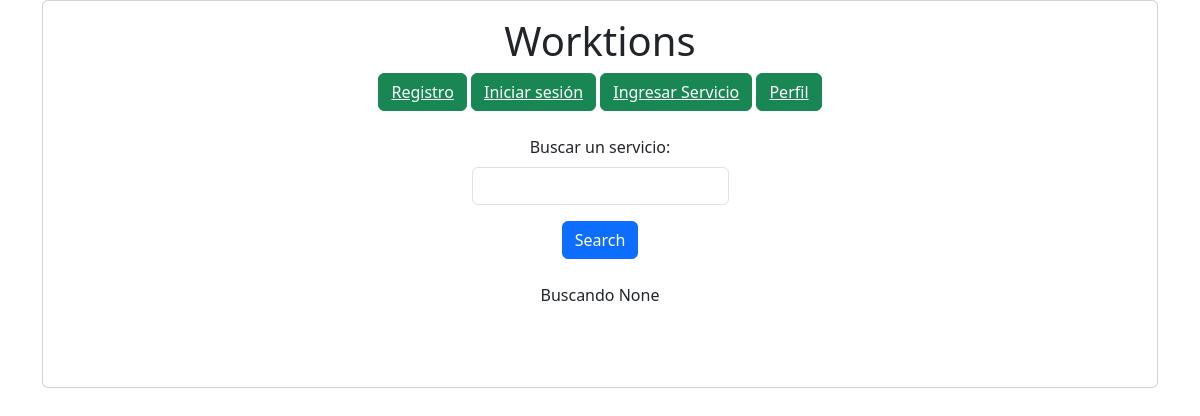
Page /home on the earlier database version.
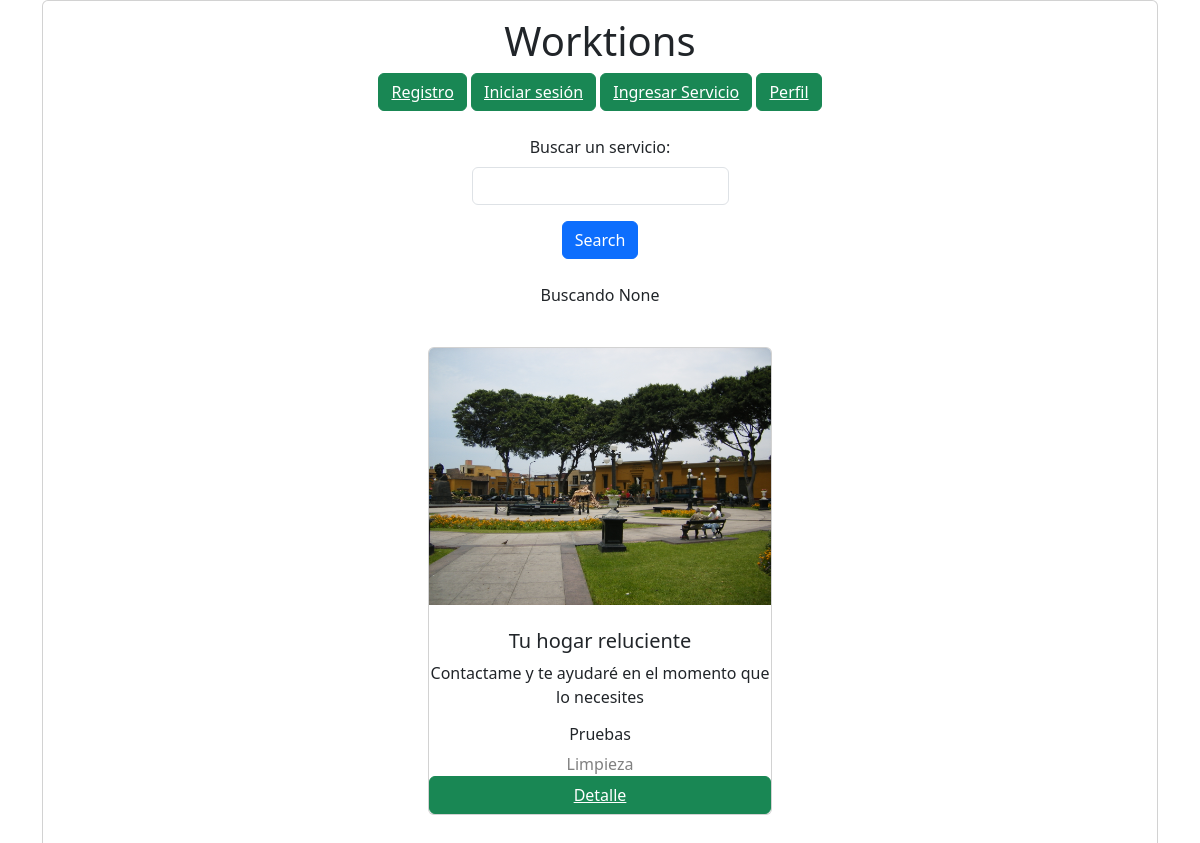
Same page on the later database version.
### Modules/Services/models.py (models this page shows, shortened)
class Service(models.Model):
    id = models.BigAutoField(primary_key=True)
    title= models.CharField(max_length= 50, default='')
    user_id = models.ForeignKey(User, null= False, blank=False, on_delete=models.CASCADE)
    category = models.CharField(max_length=100, default='', null= False, blank=False)
    description = models.CharField(max_length = 250, default='')
    images = models.ImageField(upload_to="media/services/images", null=True)

class User(AbstractBaseUser):
    username = models.CharField('Nombre de usuario',unique = True, max_length=100)
    email = models.EmailField('Correo Electrónico', max_length=254,unique = True)
    name = models.CharField('Nombres', max_length=200, null=True)
    id = models.CharField(max_length=15, primary_key=True)
    date_of_birth = models.DateField(null=True)
    address = models.CharField(max_length = 50, null=True)
    city = models.CharField(max_length =20, null=True)
    phone = models.CharField(max_length =15, null=True)
    gender = models.CharField(max_length=15, null=True)
    usuario_activo = models.BooleanField(default = True)
    usuario_administrador = models.BooleanField(default = False)
    objects = UserManager()
    USERNAME_FIELD = 'username'
    REQUIRED_FIELDS = ['name','email', 'id', 'city']
    def __str__(self) -> str:
        return f'{self.name}'

### Modules/Services/views.py (the view)
# urls.py: 2. Add a URL to urlpatterns:  path('', views.home, name='home')
def home(request):
    num_visits = request.session.get('num_visits', 0)
    request.session['num_visits'] = num_visits + 1
    searchTerm = request.GET.get('searchService')
    if searchTerm:
        services = Service.objects.filter(title__icontains=searchTerm)
    else:
        services = Service.objects.all()
    return render(request, 'home.html', {'searchTerm': searchTerm, 'services': services, 'num_visits': num_visits})

### Modules/Services/templates/home.html (shortened to what this page needs)
<!DOCTYPE html>
<html>
<head>
    {%load static %}
    <link ref="stylesheet" href="https://cdn.jsdelivr.net/npm/bootstrap@5.3.0-alpha1/dist/css/bootstrap.min.css"
        rel="stylesheet"
>
</head>
<body>
    <div class="container mb-3">
        <div class="row">
            <div>
                <div class="card" style="display: flex; text-align: center;">
                    <div class="card-body">
                        <h1>Worktions</h1>
                        <button type="button" class="btn btn-success"><a href="register" style="color: white;">Registro</a></button>
                        <button type="button" class="btn btn-success"><a href="accounts/login" style="color: white;">Iniciar sesión</a></button>
                        <button type="button" class="btn btn-success"><a href="post-service" style="color: white;">Ingresar Servicio</a></button>
                        <button type="button" class="btn btn-success"><a href="profile" style="color: white;">Perfil</a></button>
                    <br>
                    <br>
                    <div style=" display: flex; align-items: center; justify-content: center;">
                        <form action="">
                            <div class="mb-3">
                                <label for="searchService" class="form-label">
                                    Buscar un servicio:
                                </label>
                                <input type="text" class="form-control" name="searchService" />
                            </div>
                            <button type="submit" class="btn btn-primary" >Search</button>
                        </form>
                    </div>
                    <div >
                        <br>
                        <p>Buscando  {{ searchTerm }} </p>
                        <br>
                        <div class="row row-cols-1 row-cols-md-3 g-4" style=" align-items: center; justify-content: center;">
                            {% for service in services %}
                            <div v-for="service in services" class="col">
                                <div class="card">
                                    <img class="card-img-top" src="{{service.images.url}}" />
                                    <br>
                                    <h5>{{service.title}}</h5>
                                    <p>{{service.description}}</p>
                                    <h6>{{service.user_id}}</h6>
                                    <h7 style="color: grey";>{{service.category}}</h7>
                                    <button type="button" class="btn btn-success"><a href="{% url 'service-detail' service.id %}" style="color: white;">Detalle</a></button>
                                </div>
                            </div>
                        </div>
                        {% endfor %}
                        </div>
                        <br />
                        <br />
                    </div>
                </div>
            </div>
        </div>
    </div>
</body>
</html>

Differences in the rows shown:
added Service: images (picture), title "Tu hogar reluciente", description "Contactame y te ayudaré en el momento que lo necesites", user_id "Pruebas", category "Limpieza"
